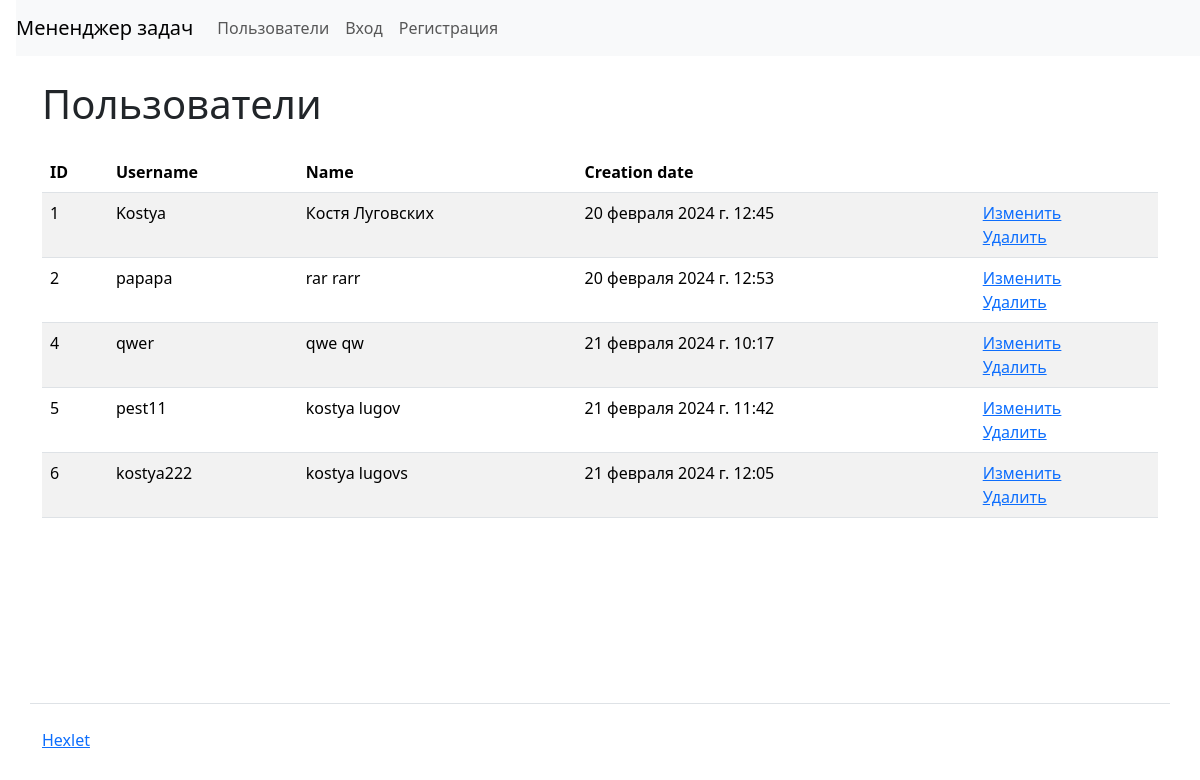
/users/, run on an earlier commit of the app's database.
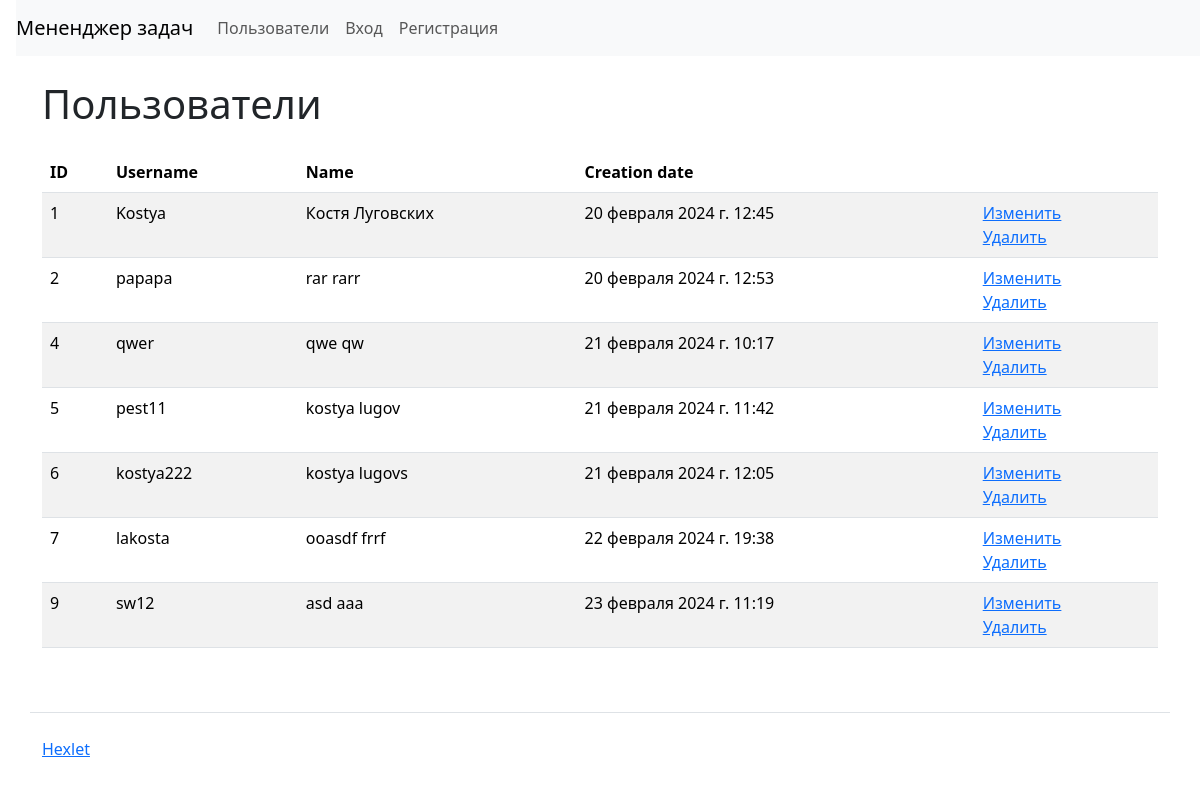
And on a later commit of the database.
### task_manager/users/models.py (models this page shows)
class Users(AbstractUser):
    def __str__(self):
        return self.get_full_name()

### task_manager/users/views.py (the view)
# urls.py: path('', views.IndexView.as_view(), name='index_labels'),
class IndexView(ListView):
    model = get_user_model()
    template_name = 'users/index.html'
    context_object_name = 'users'
    def get_context_data(self, **kwargs):
        context = super().get_context_data(**kwargs)
        context['messages'] = messages.get_messages(self.request)
        return context

### task_manager/templates/users/index.html
{% extends 'layout.html' %}
{% load django_bootstrap5 i18n %}
{% block content %}
<h1 class="my-4"> {% translate "Users" %}</h1>
<table class="table table-striped">
    <thead>
        <tr>
          <th>ID</th>
          <th>{% translate "Username" %}</th>
          <th>{% translate "Name" %}</th>
          <th>{% translate "Сreation date" %}</th>
          <th></th>
        </tr>
    </thead>
    <tbody>
      {% for user in users %}
        <tr>
          <td>{{ user.id }}</td>
          <td>{{ user.username }}</td>
          <td>{{ user.first_name }} {{ user.last_name }}</td>
          <td>{{ user.date_joined }}</td>
          <td>
            <a href="{% url 'update_user' user.id %}">{% translate "Change" %}</a>
            <br>
            <a href="{% url 'delete_user' user.id %}">{% translate "Delete" %}</a>
          </td>
        </tr>
        {% endfor %}
    </tbody>
</table>
{% endblock %}

What changed in the data, as far as the page shows it:
added Users: id "7", username "lakosta", first_name "ooasdf", last_name "frrf", date_joined "22 февраля 2024 г. 19:38"
added Users: id "9", username "sw12", first_name "asd", last_name "aaa", date_joined "23 февраля 2024 г. 11:19"
